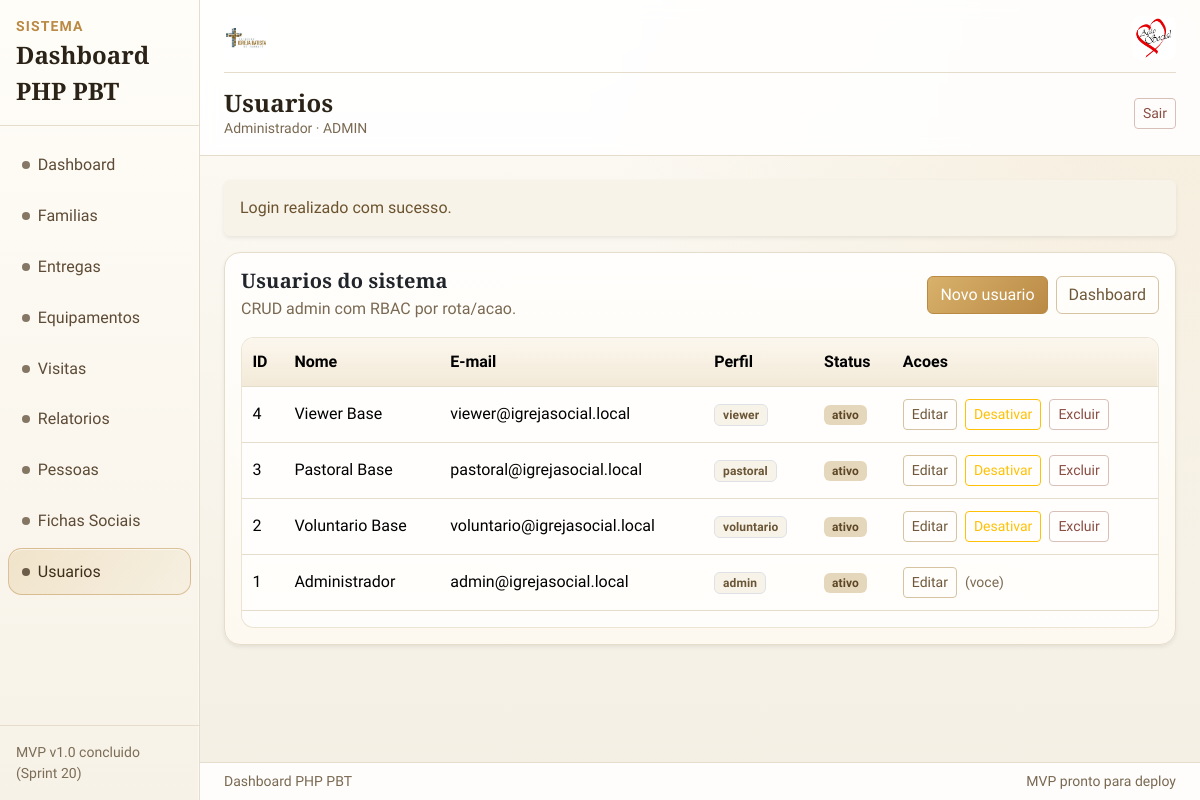
The app's page /users (signed in) with its own data.
### tables this page shows
CREATE TABLE IF NOT EXISTS users (
  id INT AUTO_INCREMENT PRIMARY KEY,
  name VARCHAR(120) NOT NULL,
  email VARCHAR(160) NOT NULL UNIQUE,
  password_hash VARCHAR(255) NOT NULL,
  role ENUM('admin','voluntario','pastoral','viewer') NOT NULL,
  is_active TINYINT(1) NOT NULL DEFAULT 1,
  failed_login_attempts INT NOT NULL DEFAULT 0,
  locked_until DATETIME NULL,
  password_reset_token_hash VARCHAR(64) NULL,
  password_reset_expires_at DATETIME NULL,
  password_reset_requested_at DATETIME NULL,
  created_at DATETIME NOT NULL DEFAULT CURRENT_TIMESTAMP,
  updated_at DATETIME NULL DEFAULT NULL ON UPDATE CURRENT_TIMESTAMP,
  INDEX idx_users_role (role),
  INDEX idx_users_is_active (is_active),
  INDEX idx_users_locked_until (locked_until),
  INDEX idx_users_password_reset_expires_at (password_reset_expires_at)
);

### app/Views/users/index.php (the view, shortened to what the rows shown need)
<?php
$auth = is_array($authUser ?? null) ? $authUser : [];
?>
<div class="card border-0 shadow-sm">
    <div class="card-body">
        <div class="d-flex flex-column flex-md-row gap-2 justify-content-between align-items-md-center mb-3">
            <div>
                <h2 class="h5 mb-1">Usuarios do sistema</h2>
            </div>
        </div>
        <div class="table-responsive">
            <table class="table align-middle">
                <thead>
                    <tr>
                        <th>ID</th>
                        <th>Nome</th>
                        <th>E-mail</th>
                        <th>Perfil</th>
                        <th>Status</th>
                        <th>Acoes</th>
                    </tr>
                </thead>
                <tbody>
                <?php if (empty($users)) : ?>
                    <tr>
                        <td colspan="6" class="text-secondary">Nenhum usuario encontrado ou falha de conexao.</td>
                    </tr>
                <?php else : ?>
                    <?php foreach ($users as $row) : ?>
                        <?php
                        $id = (int) ($row['id'] ?? 0);
                        $isActive = (int) ($row['is_active'] ?? 0) === 1;
                        $isSelf = (int) ($auth['id'] ?? 0) === $id;
                        ?>
                        <tr>
                            <td><?= $id ?></td>
                            <td><?= htmlspecialchars((string) ($row['name'] ?? ''), ENT_QUOTES, 'UTF-8') ?></td>
                            <td><?= htmlspecialchars((string) ($row['email'] ?? ''), ENT_QUOTES, 'UTF-8') ?></td>
                            <td><span class="badge text-bg-light border"><?= htmlspecialchars((string) ($row['role'] ?? ''), ENT_QUOTES, 'UTF-8') ?></span></td>
                            <td>
                                <span class="badge <?= $isActive ? 'text-bg-success' : 'text-bg-danger' ?>">
                                    <?= $isActive ? 'ativo' : 'inativo' ?>
                                </span>
                            </td>
                            <td>
                                <div class="d-flex flex-wrap gap-2">
                                    <a class="btn btn-sm btn-outline-secondary" href="/users/edit?id=<?= $id ?>">Editar</a>
                                    <?php if (!$isSelf) : ?>
                                        <form method="post" action="/users/toggle?id=<?= $id ?>" class="m-0">
                                            <button type="submit" class="btn btn-sm <?= $isActive ? 'btn-outline-warning' : 'btn-outline-success' ?>">
                                                <?= $isActive ? 'Desativar' : 'Ativar' ?>
                                            </button>
                                        </form>
                                        <form method="post" action="/users/delete?id=<?= $id ?>" class="m-0" onsubmit="return confirm('Excluir usuario permanentemente?');">
                                            <button type="submit" class="btn btn-sm btn-outline-danger">Excluir</button>
                                        </form>
                                    <?php else : ?>
                                        <span class="small text-secondary align-self-center">(voce)</span>
                                    <?php endif; ?>
                                </div>
                            </td>
                        </tr>
                    <?php endforeach; ?>
                <?php endif; ?>
                </tbody>
            </table>
        </div>
    </div>
</div>

### app/Views/layouts/app.php (shortened to what the rows shown need)
<?php
$layoutTitle = (string) ($pageTitle ?? 'Dashboard');
$layoutUser = is_array($authUser ?? null) ? $authUser : [];
$layoutUserName = (string) ($layoutUser['name'] ?? 'Usuario');
$layoutUserRole = (string) ($layoutUser['role'] ?? '-');
?>
<!DOCTYPE html>
<html lang="pt-BR">
<head>
    <link href="https://cdn.jsdelivr.net/npm/bootstrap@5.3.3/dist/css/bootstrap.min.css" rel="stylesheet">
    <link rel="stylesheet" href="/assets/app.css">
</head>
<body class="app-shell">
    <div class="container-fluid">
        <div class="row min-vh-100">
            <div class="col-12 col-lg-9 col-xl-10 p-0 d-flex flex-column">
                <header class="app-header border-bottom">
                    <div class="container-fluid px-3 px-md-4 py-3">
                        <div class="d-flex flex-column flex-md-row gap-2 align-items-md-center justify-content-between">
                            <div>
                                <h1 class="h4 mb-0"><?= htmlspecialchars($layoutTitle, ENT_QUOTES, 'UTF-8') ?></h1>
                                <div class="text-secondary small">
                                    <?= htmlspecialchars($layoutUserName, ENT_QUOTES, 'UTF-8') ?> ·
                                    <span class="text-uppercase"><?= htmlspecialchars($layoutUserRole, ENT_QUOTES, 'UTF-8') ?></span>
                                </div>
                            </div>
                        </div>
                    </div>
                </header>
                <main class="flex-grow-1">
                    <div class="container-fluid px-3 px-md-4 py-4">
                        <?= $content ?>
                    </div>
                </main>
            </div>
        </div>
    </div>
</body>
</html>

### records on screen
users: name "Administrador", role "ADMIN", id "1", email "admin@igrejasocial.local", role "admin", is_active "ativo", shows "(voce)"
users: id "4", name "Viewer Base", email "viewer@igrejasocial.local", role "viewer", is_active "ativo"
users: id "3", name "Pastoral Base", email "pastoral@igrejasocial.local", role "pastoral", is_active "ativo"
users: id "2", name "Voluntario Base", email "voluntario@igrejasocial.local", role "voluntario", is_active "ativo"

### other values on screen
$layoutAppName "Dashboard PHP PBT"
$item['label'] "Dashboard"
$item['label'] "Familias"
$item['label'] "Entregas"
$item['label'] "Equipamentos"
$item['label'] "Visitas"
$item['label'] "Relatorios"
$item['label'] "Pessoas"
$item['label'] "Fichas Sociais"
$item['label'] "Usuarios"
$layoutTitle "Usuarios"
$success "Login realizado com sucesso."
